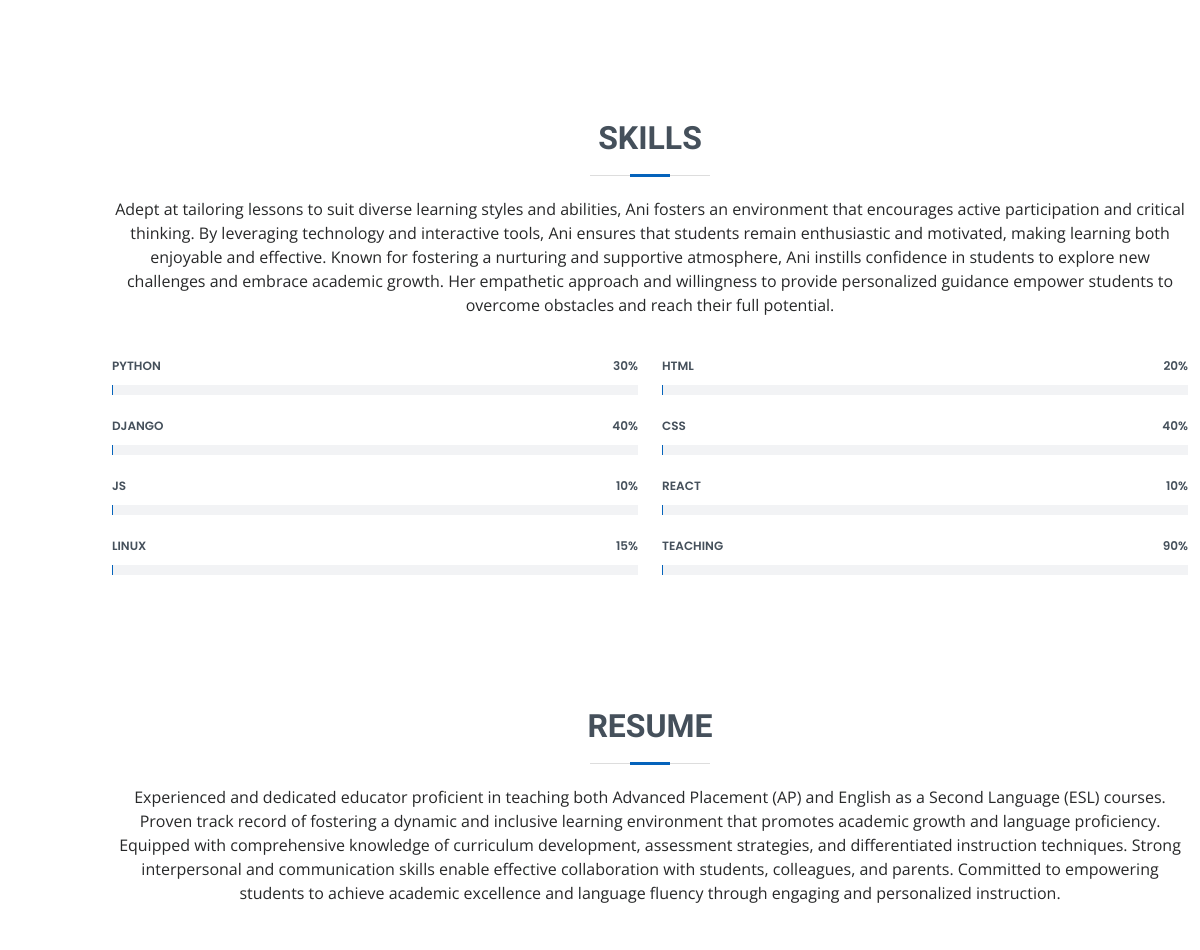
/ (middle part), run on an earlier commit of the app's database.
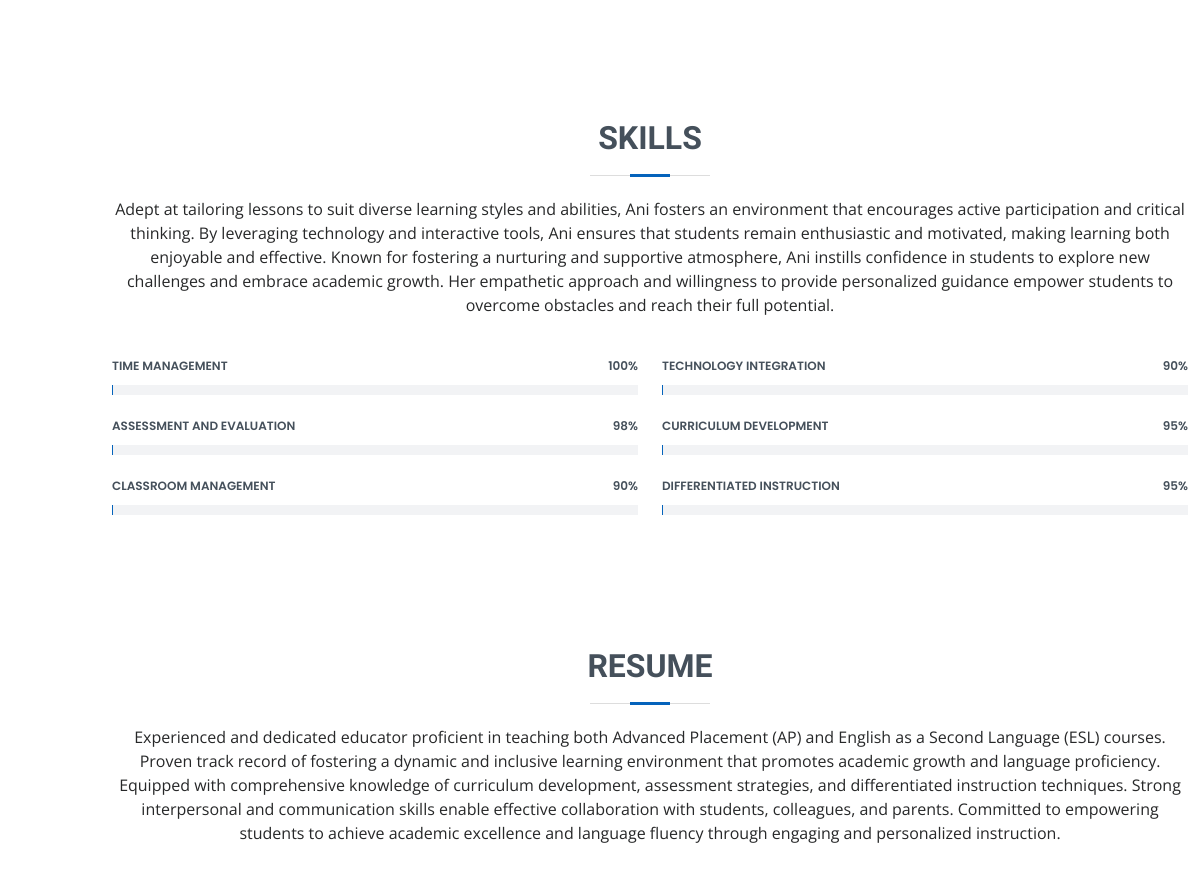
And on a later commit of the database.
### resume/models.py (models this page shows, shortened)
class Skill(models.Model):
    name = models.TextField(max_length=30)
    value = models.PositiveIntegerField(validators=[MaxValueValidator(100), MinValueValidator(1)], default=1)

### resume/views.py (the view, shortened to what this page needs)
# urls.py: 2. Add a URL to urlpatterns:  path('', views.home, name='home')
def home(request):
    status=200
    skills=Skill.objects.all()
    portfolio_projects= PortfolioProject.objects.all()
    personal_info=PersonalInfo.objects.get(user__username="asryan.ani1997")
    messageForm= MessageForm()
    data = {
        "portfolio_projects": portfolio_projects,
        "skills": skills,
        "personal_info": personal_info,
        "messageForm": messageForm
    }
    return render(request, "index.html", context=data, status=status)

### resume/templates/index.html (shortened to what this page needs)
{% extends "base.html" %} {% load static %} {% block bodycontent %}
  <header id="header" class="d-flex flex-column justify-content-center">
  </header>
  <main id="main">
    <section id="facts" class="facts">
    </section>
    <section id="skills" class="skills section-bg">
      <div class="container" data-aos="fade-up">
        <div class="section-title">
          <h2>Skills</h2>
          <p>Adept at tailoring lessons to suit diverse learning styles and abilities, Ani fosters an environment that encourages active participation and critical thinking. By leveraging technology and interactive tools, Ani ensures that students remain enthusiastic and motivated, making learning both enjoyable and effective. Known for fostering a nurturing and supportive atmosphere, Ani instills confidence in students to explore new challenges and embrace academic growth. Her empathetic approach and willingness to provide personalized guidance empower students to overcome obstacles and reach their full potential.</p>
        </div>
        <div class="row skills-content">
          {% for skill in skills %}
          <div class="col-lg-6">
            <div class="progress">
              <span class="skill"
                >{{skill.name}} <i class="val">{{skill.value}}%</i></span>
              <div class="progress-bar-wrap">
              </div>
            </div>
          </div>
          {% endfor %}
        </div>
      </div>
    </section>
    <section id="resume" class="resume">
      <div class="container" data-aos="fade-up">
        <div class="section-title">
          <h2>Resume</h2>
          <p>Experienced and dedicated educator proficient in teaching both Advanced Placement (AP) and English as a Second Language (ESL) courses. Proven track record of fostering a dynamic and inclusive learning environment that promotes academic growth and language proficiency. Equipped with comprehensive knowledge of curriculum development, assessment strategies, and differentiated instruction techniques. Strong interpersonal and communication skills enable effective collaboration with students, colleagues, and parents. Committed to empowering students to achieve academic excellence and language fluency through engaging and personalized instruction.</p>
        </div>
        <div class="row">
          <div class="col-lg-6">
          </div>
          <div class="col-lg-6">
          </div>
        </div>
      </div>
    </section>
  </main>
</body>
</html>
{% endblock %}

What changed in the data, as far as the page shows it:
removed Skill: name "PYTHON", value "30"
removed Skill: name "HTML", value "20"
changed Skill: name "DJANGO" → "TIME MANAGEMENT"; value "40" → "100"
changed Skill: name "CSS" → "TECHNOLOGY INTEGRATION"; value "40" → "90"
changed Skill: name "JS" → "ASSESSMENT AND EVALUATION"; value "10" → "98"
changed Skill: name "REACT" → "CURRICULUM DEVELOPMENT"; value "10" → "95"
changed Skill: name "LINUX" → "CLASSROOM MANAGEMENT"; value "15" → "90"
changed Skill: name "TEACHING" → "DIFFERENTIATED INSTRUCTION"; value "90" → "95"
